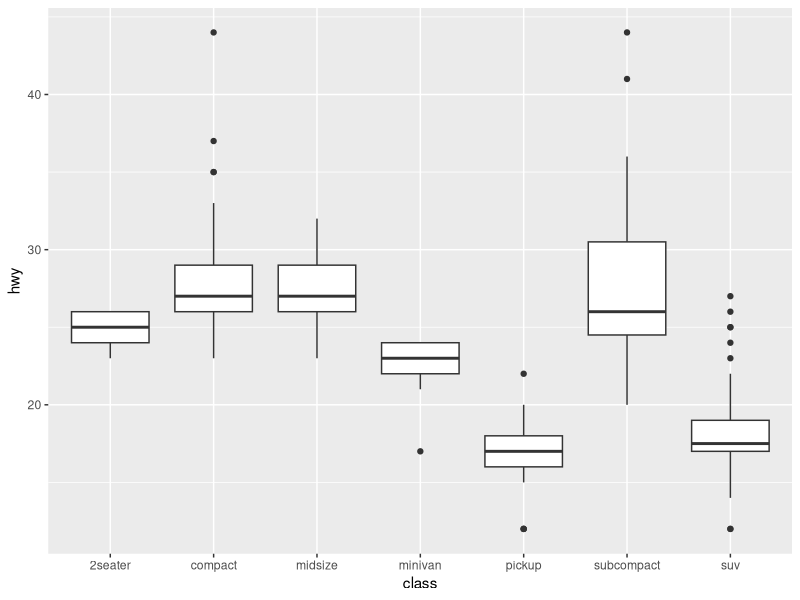
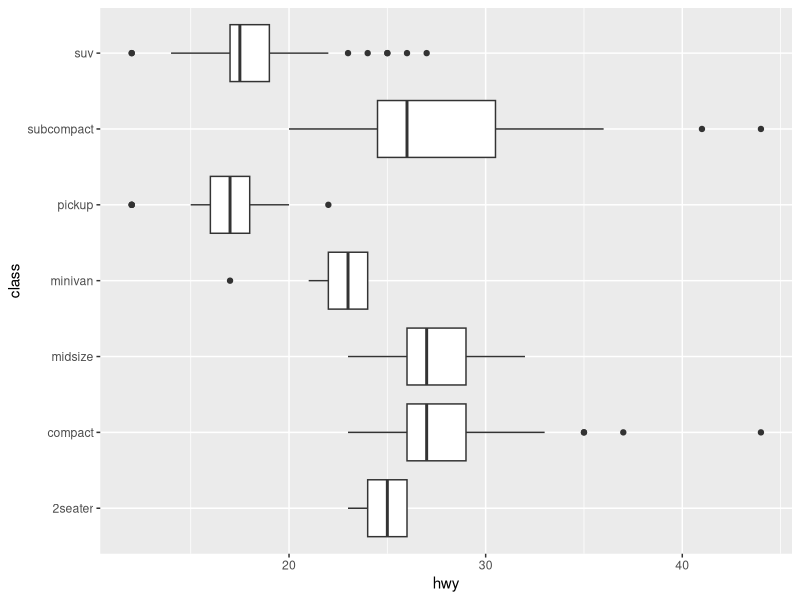

Here is the R script that generated these plots, in order:
# importing libraries
library(tidyverse)
library(ggplot2)

ggplot(data = mpg, mapping = aes(x = class, y = hwy)) + 
  geom_boxplot()
ggplot(data = mpg, mapping = aes(x = class, y = hwy)) + 
  geom_boxplot() +
  coord_flip()